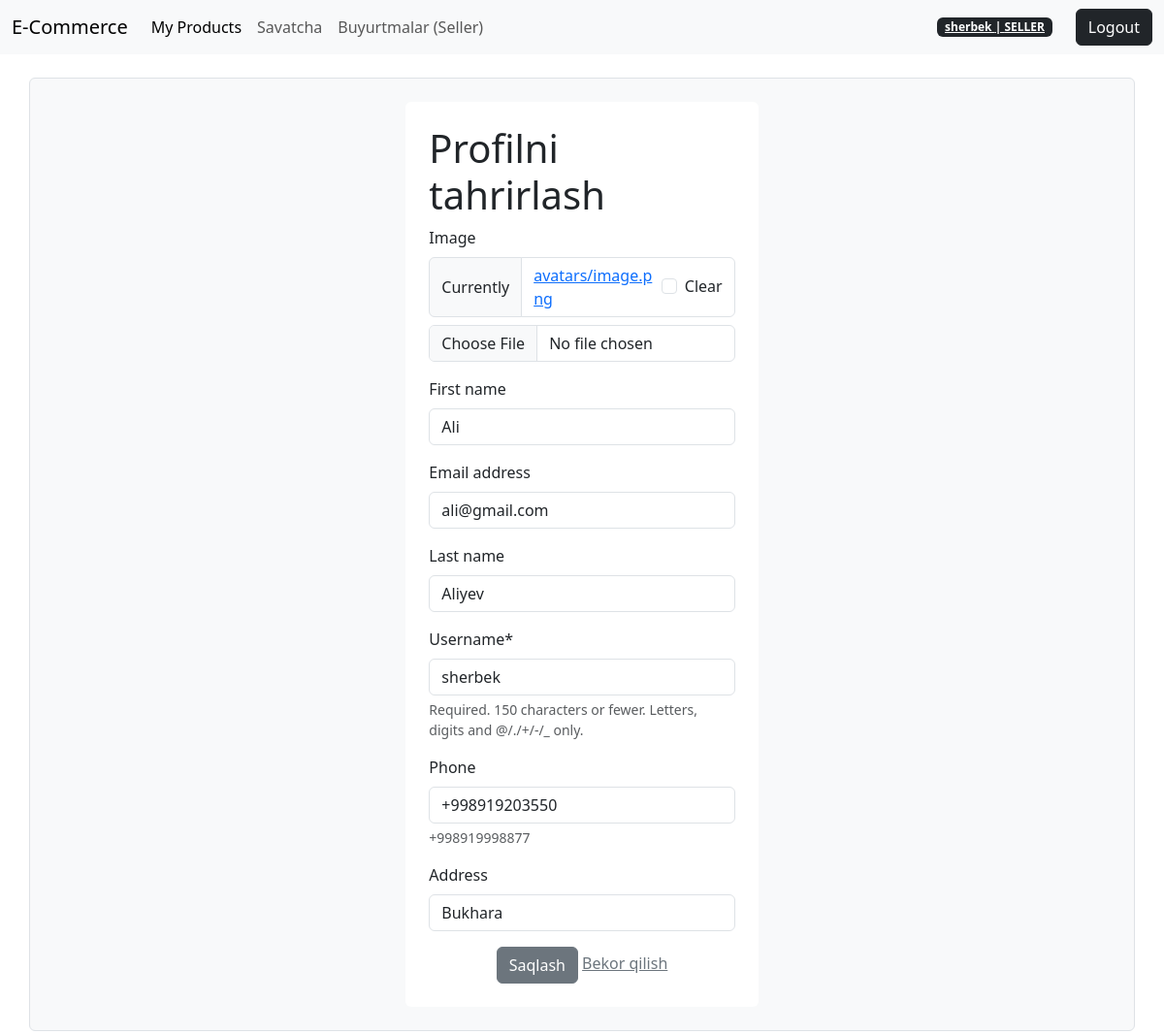
The page /accounts/profile/edit/ (signed in) on the database its author committed.
### accounts/models.py (models this page shows, shortened)
class User(AbstractUser):
      class Role(models.TextChoices):
         BUYER = "BUYER", "Buyer"
         SELLER = "SELLER", "Seller"
      role = models.CharField(
         max_length=10,
         choices=Role.choices,
         default=Role.BUYER
      )
      image = models.ImageField(upload_to="avatars/", blank=True, null=True)
      phone = models.CharField(max_length=30, blank=True, null=True, help_text="+998919998877")
      address = models.CharField(max_length=255, blank=True, null=True)

### accounts/views.py (the view, shortened to what this page needs)
# urls.py: path("profile/edit/", views.ProfileUpdateView.as_view(), name="profile_edit"),
class ProfileUpdateView(LoginRequiredMixin, UpdateView):
    model = User
    form_class = ProfileForm
    template_name = "accounts/profile_edit.html"
    success_url = reverse_lazy("profile")
    def get_object(self):
        return self.request.user

### accounts/forms.py
class ProfileForm(forms.ModelForm):
   class Meta:
       model = User
       fields = ("image", "first_name","email", "last_name","username",  "phone", "address")

### templates/accounts/profile_edit.html (shortened to what this page needs)
{% extends "base.html" %}
{% load crispy_forms_tags %}
{% block content %}
<div class="col-4 bg-white rounded p-4 mx-auto">
   <h1>Profilni tahrirlash</h1>
   <form method="post" enctype="multipart/form-data">
       {{ form|crispy }}
       <div class="text-center">
        <button class="btn btn-secondary" type="submit">Saqlash</button>
       <a class="text-secondary" href="{% url 'profile' %}">Bekor qilish</a>
       </div>
   </form>
</div>
{% endblock %}

### templates/includes/navbar.html (shortened to what this page needs)
<nav class="navbar navbar-expand-lg bg-body-tertiary">
  <div class="container-fluid">
    <a class="navbar-brand" href="{% url 'home' %}">E-Commerce</a>
    <div class="collapse navbar-collapse" id="navbarSupportedContent">
      <ul class="navbar-nav me-auto mb-2 mb-lg-0">
        <li class="nav-item">
           {% if request.user.is_authenticated %}
          <a class="nav-link active" aria-current="page" href="{% url 'seller_products' %}">
          My Products
          </a>
{% endif %}
        </li>
        <li class="nav-item">
           {% if request.user.is_authenticated %}
              <a class="nav-link" href="{% url 'cart_detail' %}">Savatcha</a>
            {% endif %}
        </li>
        {% if request.user.role == "SELLER" and request.user.is_authenticated %}
        <li class="nav-item">
         <a class="nav-link" href="{% url 'seller_order_items' %}">Buyurtmalar (Seller)</a>
        </li>
       {% endif %}
      </ul>
     <div>
           {% if request.user.is_authenticated %}
               <div class="d-flex align-items-center ">
                <a href="{% url 'profile' %}" class="badge text-bg-dark mx-4">{{ request.user.username }} | <u>{{ user.role}}</u></a>
               <form method="post" action="{% url 'logout' %}">
                   <button class="btn btn-dark" type="submit">Logout</button>
               </form>
               </div>
           {% else %}
               <a class="btn btn-outline-secondary mx-4" href="{% url 'login' %}">Login</a>
               <a class="btn btn-secondary" href="{% url 'signup' %}">Register</a>
           {% endif %}
       </div>
    </div>
  </div>
</nav>

### rows shown on the page
User: user.username "sherbek", role "SELLER", first_name "Ali", email "ali@gmail.com", last_name "Aliyev", username "sherbek", phone "+998919203550", address "Bukhara"
